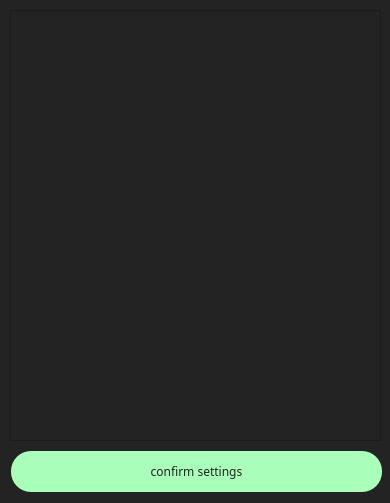
<?xml version="1.0" encoding="UTF-8"?>
<ui version="4.0">
 <class>SettingsWidget</class>
 <widget class="QWidget" name="SettingsWidget">
  <property name="geometry">
   <rect>
    <x>0</x>
    <y>0</y>
    <width>390</width>
    <height>503</height>
   </rect>
  </property>
  <property name="minimumSize">
   <size>
    <width>390</width>
    <height>503</height>
   </size>
  </property>
  <property name="maximumSize">
   <size>
    <width>390</width>
    <height>503</height>
   </size>
  </property>
  <property name="windowTitle">
   <string>pattern settings</string>
  </property>
  <property name="windowIcon">
   <iconset>
    <normaloff>../../../../../OneDrive/Рабочий стол/icon.png</normaloff>../../../../../OneDrive/Рабочий стол/icon.png</iconset>
  </property>
  <property name="styleSheet">
   <string notr="true">QWidget {
	background-color: rgb(35, 35, 35);
}</string>
  </property>
  <widget class="QScrollArea" name="scrollArea">
   <property name="geometry">
    <rect>
     <x>10</x>
     <y>10</y>
     <width>371</width>
     <height>431</height>
    </rect>
   </property>
   <property name="widgetResizable">
    <bool>true</bool>
   </property>
   <widget class="QWidget" name="scrollAreaWidgetContents">
    <property name="geometry">
     <rect>
      <x>0</x>
      <y>0</y>
      <width>369</width>
      <height>429</height>
     </rect>
    </property>
    <widget class="QWidget" name="verticalLayoutWidget">
     <property name="geometry">
      <rect>
       <x>10</x>
       <y>10</y>
       <width>351</width>
       <height>411</height>
      </rect>
     </property>
     <layout class="QVBoxLayout" name="settings_layout"/>
    </widget>
   </widget>
  </widget>
  <widget class="QPushButton" name="confirm_button">
   <property name="geometry">
    <rect>
     <x>11</x>
     <y>451</y>
     <width>371</width>
     <height>41</height>
    </rect>
   </property>
   <property name="styleSheet">
    <string notr="true">QPushButton {
    color: rgb(34, 34, 34);
    text-decoration: none;
    /* margin-top: 10px; */
    padding: 1px;
    text-transform: uppercase;
    display: inline-block;
    position: relative;
    letter-spacing: 0.3em;
	background-color:rgb(169, 255, 186);
	font-family: Plain,Helvetica Neue,Arial,Noto Sans,sans-serif;
	border-radius: 20px;
}

QPushButton:hover {
	border: rgb(255, 170, 0);
    cursor: pointer;
    background-color: rgb(115, 255, 148);
}</string>
   </property>
   <property name="text">
    <string>confirm settings</string>
   </property>
  </widget>
 </widget>
 <resources/>
 <connections/>
</ui>
